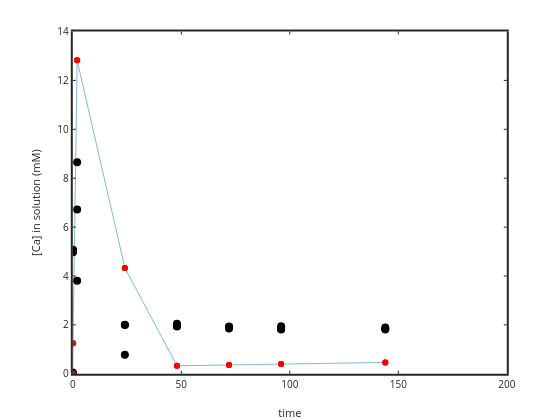

Notebook code for this chart:
### Code cell
%plot(time(4:length(time)),Ca(4:length(time))); ylabel('[Ca] in solution'); xlabel('time')
plot(time(1:length(time)),1e3*Ca(1:length(time))); ylabel('[Ca] in solution (mM)'); xlabel('time')
hold on
plot(sampletime,sampleCa*1e3,'ko','markersize',8,'markerfacecolor','k')
set(gca,'linewidth',2)

yi = interp1 (time, Ca, sampletime);

plot(sampletime,yi*1e3,'r.')

residual2=sampleCa*1e3-yi*1e3;

### Figure 1 — Plotly figure (JSON) as saved in the notebook; plotly's stock layout.template omitted (floating-point values rounded to 4 significant figures)
{"data": [{"line": {"color": "rgb(0,113,188)", "dash": "solid", "width": 0.5}, "marker": {"color": "rgb(0,113,188)", "line": {"color": "rgb(0,113,188)"}, "size": 6, "symbol": "none"}, "mode": "lines", "name": "", "showlegend": false, "type": "scatter", "visibility": true, "x": [0, 0, 0.1, 2, 24, 48, 72, 96, 144], "xaxis": "x", "y": [0, 0, 1.245, 12.82, 4.33, 0.328, 0.3647, 0.4001, 0.4643], "yaxis": "y"}, {"line": {"color": "rgb(0,0,0)", "width": 0.5}, "marker": {"color": "rgb(0,0,0)", "line": {"color": "rgb(0,0,0)"}, "size": 8, "symbol": "circle"}, "mode": "markers", "name": "", "showlegend": false, "type": "scatter", "visibility": true, "x": [0, 0.1, 2, 24, 48, 72, 96, 144, 0, 0.1, 2, 24, 48, 72, 96, 144, 0, 0.1, 2, 24, 48, 72, 96, 144], "xaxis": "x", "y": [0.01702, 4.969, 3.807, 0.7795, 1.93, 1.91, 1.833, 1.842, 0.00676, 5.043, 6.721, 2.0, 1.953, 1.854, 1.811, 1.808, 0.04982, 5.069, 8.655, 2.008, 2.05, 1.931, 1.946, 1.89], "yaxis": "y"}, {"line": {"color": "rgb(255,0,0)", "width": 0.5}, "marker": {"color": "rgb(255,0,0)", "line": {"color": "rgb(255,0,0)"}, "size": 6, "symbol": "circle"}, "mode": "markers", "name": "", "showlegend": false, "type": "scatter", "visibility": true, "x": [0, 0.1, 2, 24, 48, 72, 96, 144, 0, 0.1, 2, 24, 48, 72, 96, 144, 0, 0.1, 2, 24, 48, 72, 96, 144], "xaxis": "x", "y": [0, 1.245, 12.82, 4.33, 0.328, 0.3647, 0.4001, 0.4643, 0, 1.245, 12.82, 4.33, 0.328, 0.3647, 0.4001, 0.4643, 0, 1.245, 12.82, 4.33, 0.328, 0.3647, 0.4001, 0.4643], "yaxis": "y"}], "layout": {"height": 420, "hovermode": "closest", "margin": {"b": 0, "l": 0, "r": 0, "t": 0}, "plot_bgcolor": "rgba(0,0,0,0)", "showlegend": false, "width": 560, "xaxis": {"anchor": "y", "autorange": false, "domain": [0.13, 0.905], "exponentformat": "none", "gridcolor": "rgba(38,38,38,0.15)", "gridwidth": 2, "linecolor": "rgb(38,38,38)", "linewidth": 2, "mirror": "ticks", "range": [0, 200], "showgrid": false, "showline": true, "side": "bottom", "spikedash": "solid", "spikemode": "across", "spikesides": false, "spikethickness": 1, "tickangle": 0, "tickcolor": "rgb(38,38,38)", "tickfont": {"color": "rgb(38,38,38)", "size": 10}, "ticklen": 3, "ticks": "inside", "ticktext": ["0", "50", "100", "150", "200"], "tickvals": [0, 50, 100, 150, 200], "title": {"font": {"color": "rgb(38,38,38)", "size": 11}, "text": "time"}, "type": "linear", "visible": true, "zeroline": false}, "yaxis": {"anchor": "x", "autorange": false, "domain": [0.11, 0.925], "exponentformat": "none", "gridcolor": "rgba(38,38,38,0.15)", "gridwidth": 2, "linecolor": "rgb(38,38,38)", "linewidth": 2, "mirror": "ticks", "range": [0, 14], "showgrid": false, "showline": true, "side": "left", "spikedash": "solid", "spikemode": "across", "spikesides": false, "spikethickness": 1, "tickangle": 0, "tickcolor": "rgb(38,38,38)", "tickfont": {"color": "rgb(38,38,38)", "size": 10}, "ticklen": 3, "ticks": "inside", "ticktext": ["0", "2", "4", "6", "8", "10", "12", "14"], "tickvals": [0, 2, 4, 6, 8, 10, 12, 14], "title": {"font": {"color": "rgb(38,38,38)", "size": 11}, "text": "[Ca] in solution (mM)"}, "type": "linear", "visible": true, "zeroline": false}}}
